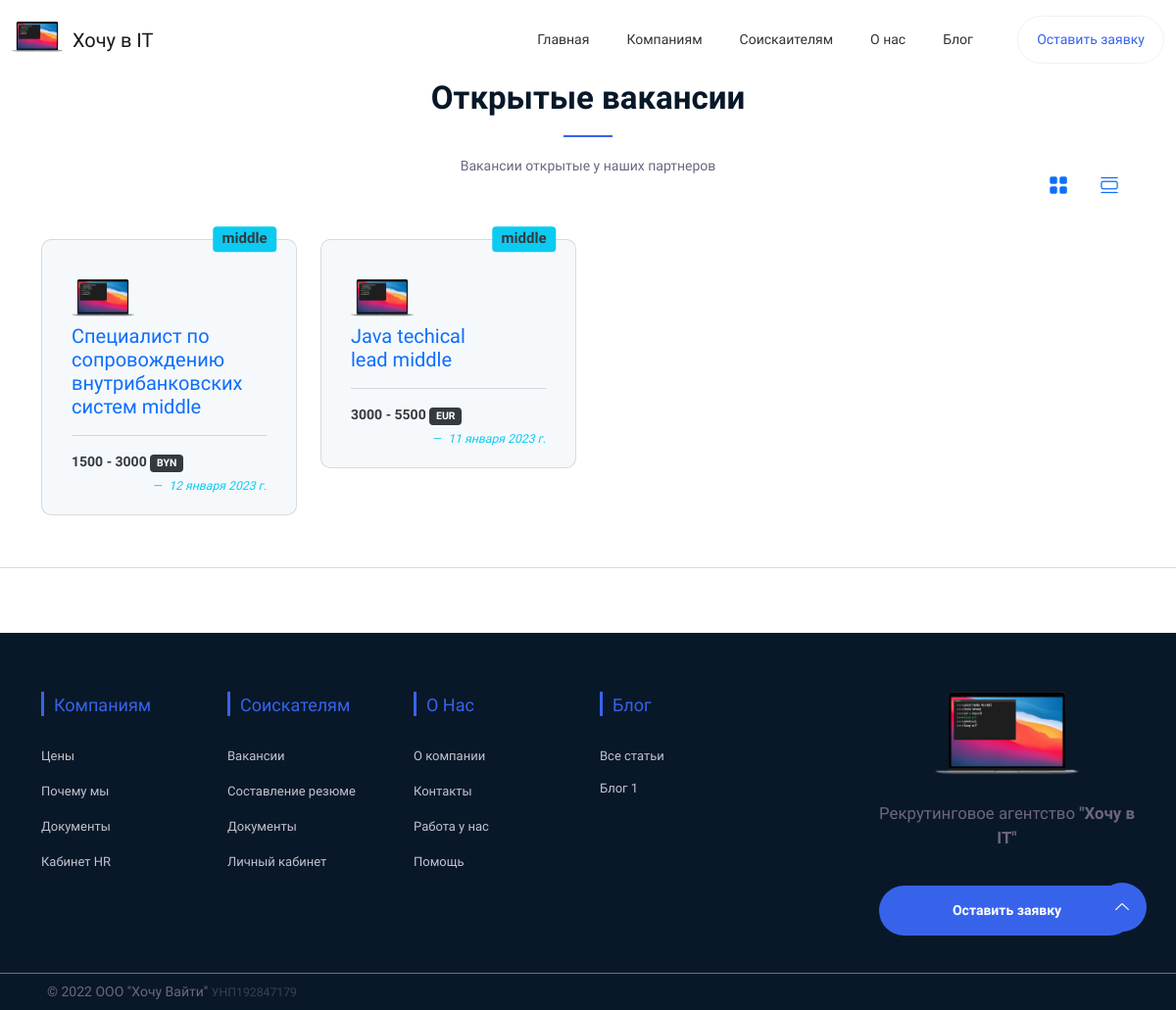
The app's page /vacancy/, older data.
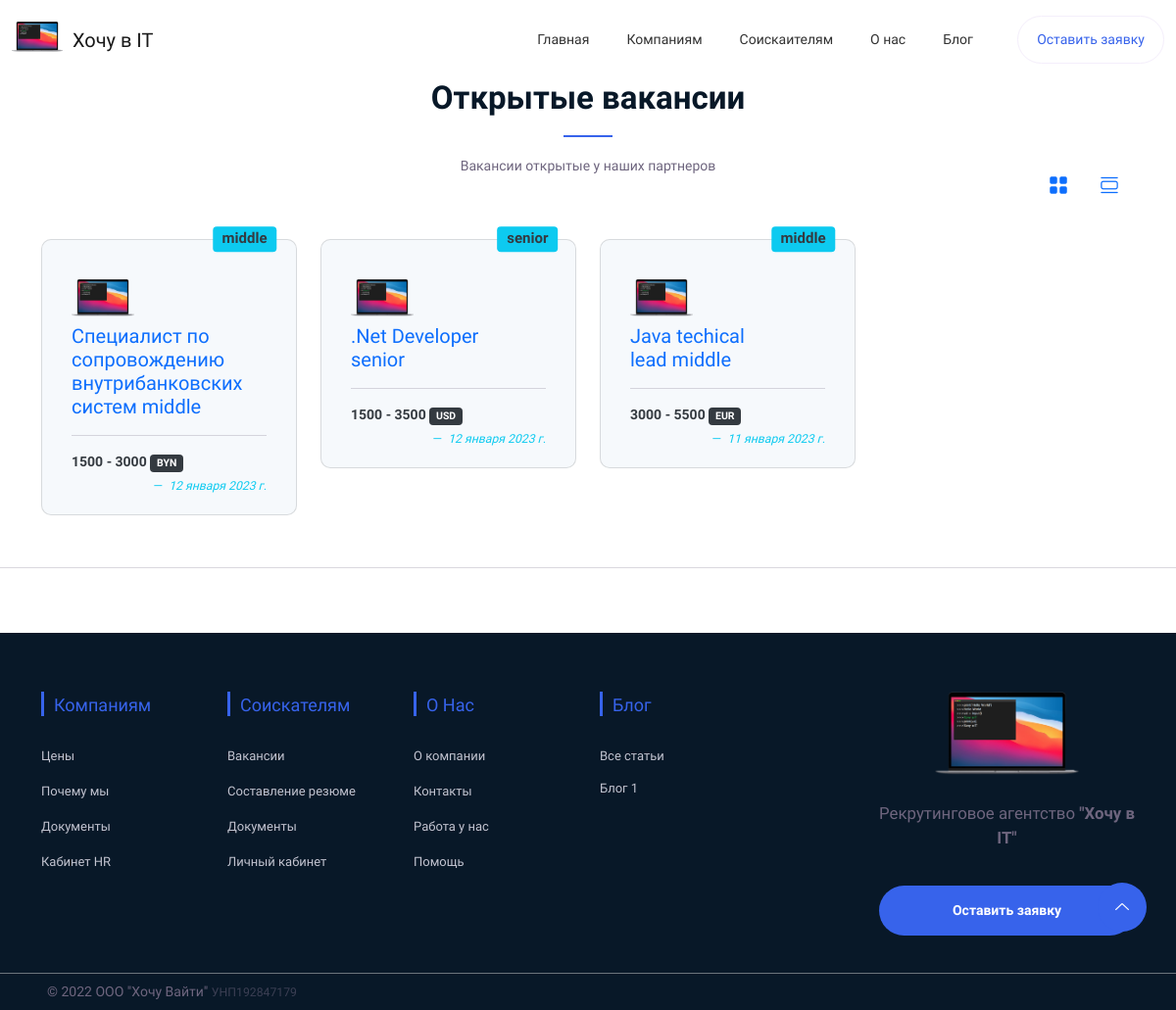
The same page, newer data.
### vacancy/models.py (models this page shows, shortened)
class Vacancy(models.Model):
    title = models.CharField("Название", max_length=200)
    color = models.CharField("Цвет публикации", max_length=10)
    text = models.TextField("Описание")
    salary_from = models.IntegerField("Вилка от")
    salary_to = models.IntegerField("Вилка до")
    currency = models.CharField("Валюта", max_length=500, choices=CURRENCY)
    grade = models.CharField("Грейд", max_length=500, choices=GRADE)
    stack = models.CharField("Технологии", max_length=500)
    benefits = models.TextField("Предложение и бонусы")
    vacancy_date = models.DateField("Дата публикации", default=timezone.now)
    activity = models.BooleanField('Активность', default=0)
    hot = models.BooleanField('Продвижение', default=0)

### blog/models.py (models this page shows, shortened)
class Blog(models.Model):
    title = models.CharField("Название", max_length=200)
    post = models.TextField("Пост")
    image = models.ImageField("Изображение", upload_to='images',)
    blog_date = models.DateField("Дата публикации", default=timezone.now)
    draft = models.BooleanField('Статус', default=0)

### vacancy/views.py (the view)
# urls.py: path('vacancy/', views.vacancy_list, name='vacancy_list'),
def vacancy_list(request):
    vacancys = Vacancy.objects.filter(activity=1).order_by('-vacancy_date')
    menuposts = Blog.objects.filter(draft=1).order_by('-blog_date')[:3]
    return render(request, 'vacancy/list.html', {'vacancys': vacancys, 'menuposts':menuposts})

### templates/vacancy/list.html (shortened to what this page needs)
{% extends 'home.html' %}
{% load static %}
{% block content %}
        <div class="latest-news-area section">
        <div class="container">
            <div class="row">
                <div class="col-12">
                    <div class="section-title" style="margin-bottom: -15px">
                        <h2 class="wow fadeInUp" data-wow-delay=".3s">Открытые вакансии</h2>
                        <p class="wow fadeInUp" data-wow-delay=".7s">Вакансии открытые у наших партнеров</p>
                    </div>
                    <ul class="nav justify-content-end " id="pills-tab" style="margin-top: -10px; font-size: 20px">
                         <li class="nav-item">
                              <a class="nav-link active"  id="nav-table-tab" data-bs-toggle="tab" data-bs-target="#nav-table" type="button" role="tab" aria-controls="nav-table" aria-selected="true"><i class="bi bi-grid-fill"></i></a>
                         </li>
                         <li class="nav-item">
                             <a class="nav-link" id="nav-list-tab" data-bs-toggle="tab" data-bs-target="#nav-list" type="button" role="tab" aria-controls="nav-list" aria-selected="false"><i class="bi bi-view-list"></i></a>
                         </li>
                    </ul>
                </div>
            </div>
<div class="tab-content mt-3" id="pills-tabContent">
    <div class="tab-pane fade show active" id="nav-table" role="tabpanel" aria-labelledby="nav-table-tab" tabindex="0">
            <div class="single-head">
                <div class="row">
                    {% for vacancy in vacancys %}
                    <div class="col-lg-3 col-md-4 col-12 position-relative my-3">
                        <div class="single-service wow fadeInUp card card-cover my-auto" data-wow-delay=".2s">
                            <img src="{% static 'images/logo/big-logo.png' %}" class="mb-2 d-none d-sm-block" style="width: 64px">
                            <div class="row"><div class="col-3 d-block d-sm-none"><img src="{% static 'images/logo/big-logo.png' %}" class="w-100"></div>
                                <div class="col-9"><strong class="h5"><a href="vacancy/{{ vacancy.id }}" class="text-primary link-light stretched-link">{{ vacancy.title }} {{ vacancy.grade }}</a></strong></div></div>
                            <hr>
                            <a href="vacancy/{{ vacancy.id }}" class="text-dark link-dark" style="font-weight: bold">{{ vacancy.salary_from }} - {{ vacancy.salary_to }} <span class="badge bg-dark text-white">{{ vacancy.currency }}</span> </a><br>
                                <figure class="text-end" style="margin-bottom: -36px;">
                                  <figcaption class="blockquote-footer text-info">
                                    <cite>{{ vacancy.vacancy_date }}</cite>
                                  </figcaption>
                                </figure>
                        </div>
                          <div class="position-absolute top-0 end-0 translate-middle badge bg-info text-dark" style="z-index: 50; font-size: 15px">{{ vacancy.grade }}</div>
                    </div>
                    {% endfor %}
                </div>
            </div>
  </div>
</div>
            <br>
        </div><hr>
    </div>
{% endblock %}

### templates/footer.html (shortened to what this page needs)
{% load static %}
    <footer class="footer">
        <div class="footer-middle">
            <div class="container">
                <div class="row">
                    <div class="col-lg-2 col-md-4 col-sm-12">
                        <div class="single-footer f-link">
                            <h3>Компаниям</h3>
                            <ul>
                                <li><a href="price.html">Цены</a></li>
                                <li><a href="why.html">Почему мы</a></li>
                                <li><a href="docs.html">Документы</a></li>
                                <li><a href="access/">Кабинет HR</a></li>
                            </ul>
                        </div>
                    </div>
                    <div class="col-lg-2 col-md-4 col-sm-12">
                        <div class="single-footer f-link">
                            <h3>Соискателям</h3>
                            <ul>
                                <li><a href="{% url 'vacancy_list' %}">Вакансии</a></li>
                                <li><a href="upload.html">Составление резюме</a></li>
                                <li><a href="invate.html">Документы</a></li>
                                <li><a href="feedback.html">Личный кабинет</a></li>
                            </ul>
                        </div>
                    </div>
                    <div class="col-lg-2 col-md-4 col-sm-12">
                        <div class="single-footer f-link">
                            <h3>О нас</h3>
                            <ul>
                                <li><a href="about.html">О компании</a></li>
                                <li><a href="about.html#contacts">Контакты</a></li>
                                <li><a href="join.html">Работа у нас</a></li>
                                <li><a href="promo/">Помощь</a></li>
                            </ul>
                        </div>
                    </div>
                    <div class="col-lg-3 col-md-4 col-sm-12">
                        <div class="single-footer f-link text-truncate">
                            <h3>Блог</h3>
                            <ul>
                                <li><a href="{% url 'blog_list' %}">Все статьи</a></li>
                                            {% for menupost in menuposts %}
                                            <li><a href="blog/{{ menupost.id }}" class="text-truncate" style="margin-top: -2px; margin-bottom: -1px;">{{ menupost.title }}</a></li>
                                            {% endfor %}
                            </ul>
                        </div>
                    </div>
                    <div class="col-lg-3 col-md-6 col-sm-12">
                        <div class="f-about single-footer text-center">
                            <div class="logo">
                                <a href="index.html" class="text-center"><img src="{% static 'images/logo/big-logo.png' %}" alt="Logo" style="width: 56%"></a>
                            </div>
                            <span class="text-center"><big>Рекрутинговое агентство <strong>"Хочу в IT"</strong> </big></span>
                            <div class="footer-social">
                                        <div class="button w-100">
            <a class="btn w-100" data-bs-toggle="modal" data-bs-target="#exampleModal">Оставить заявку</a>
        </div>
                            </div>
                        </div>
                    </div>
                </div>
            </div>
        </div>
        <div class="footer-bottom">
            <div class="d-flex flex-column flex-md-row justify-content-between mx-auto py-2 mt-2 border-top border-secondary">
      <p class="my-auto mx-5 text-center">&copy; 2022 <span class="lang-49" data-label="LLC 'Want 2 IT'">ООО "Хочу Вайти"</span> <small style="opacity: 0.5">УНП192847179</small></p>
      </div>
        </div>
    </footer>
    <a href="#" class="scroll-top btn-hover">
        <i class="lni lni-chevron-up"></i>
    </a>

Row changes from the older to the newer data that the page shows:
added Vacancy: title ".Net Developer", grade "senior", salary_from "1500", salary_to "3500", currency "USD", vacancy_date "12 января 2023 г."
